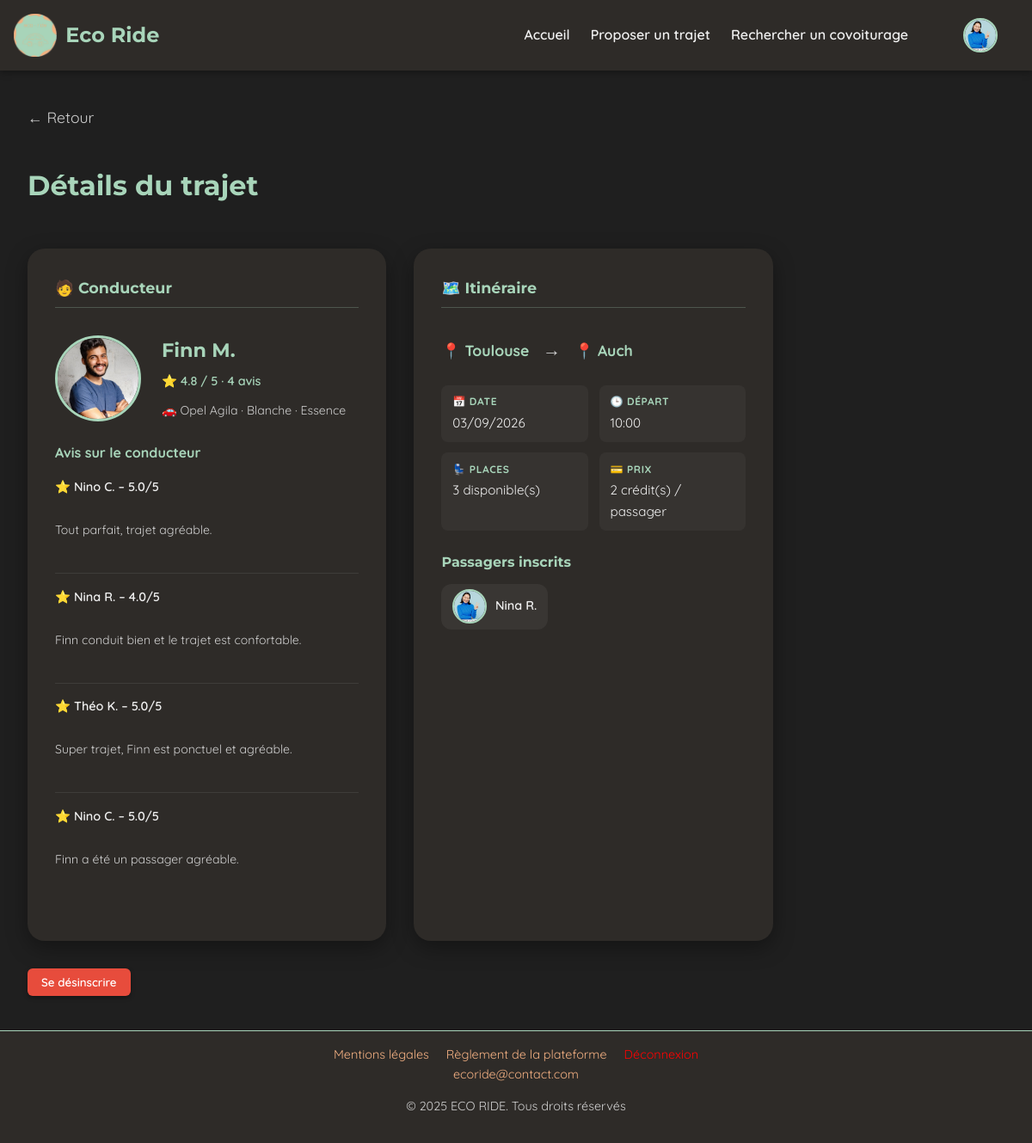
Screenshot of /PROJET/UTILISATEUR/USR-details-trajet.php?id=7 (signed in) with the database file from the repository.
### tables this page shows
CREATE TABLE `trajets` (
  `id` int(11) NOT NULL,
  `id_conducteur` int(11) NOT NULL,
  `depart` varchar(255) NOT NULL,
  `arrivee` varchar(255) NOT NULL,
  `etapes` text DEFAULT NULL,
  `commentaire` text DEFAULT NULL,
  `date_depart` date NOT NULL,
  `heure_depart` time NOT NULL,
  `heure_arrivee` time DEFAULT NULL,
  `vehicule_id` int(11) DEFAULT NULL,
  `places_disponibles` int(11) DEFAULT 1,
  `prix` int(11) NOT NULL DEFAULT 2,
  `statut` enum('publie','complet','annule','termine','en_cours') DEFAULT 'publie'
);

CREATE TABLE `utilisateurs` (
  `id` int(11) NOT NULL,
  `nom` varchar(100) NOT NULL,
  `prenom` varchar(100) NOT NULL,
  `email` varchar(150) DEFAULT NULL,
  `mot_de_passe` varchar(255) NOT NULL,
  `role` enum('passager','conducteur','passager-conducteur') NOT NULL,
  `date_naissance` date DEFAULT NULL,
  `bio` text DEFAULT NULL,
  `credits` int(11) DEFAULT 0,
  `date_inscription` datetime DEFAULT current_timestamp(),
  `photo` varchar(255) DEFAULT 'default.jpg',
  `driver_completed` tinyint(1) DEFAULT 0,
  `profile_completed` tinyint(1) DEFAULT 0,
  `suspendu` tinyint(1) NOT NULL DEFAULT 0
);

CREATE TABLE `vehicules` (
  `vehicule_id` int(11) NOT NULL,
  `id_utilisateur` int(11) NOT NULL,
  `plaque` varchar(20) NOT NULL,
  `date_premiere_immat` date DEFAULT NULL,
  `marque` varchar(50) DEFAULT NULL,
  `modele` varchar(50) DEFAULT NULL,
  `couleur` varchar(50) DEFAULT NULL,
  `carburant` varchar(50) DEFAULT NULL,
  `places` int(11) DEFAULT 4,
  `animaux_acceptes` enum('oui','non') DEFAULT 'non',
  `fumeur` enum('oui','non') DEFAULT 'non',
  `musique` varchar(50) DEFAULT NULL
);

CREATE TABLE `avis` (
  `id` int(11) NOT NULL,
  `id_trajet` int(11) NOT NULL,
  `id_auteur` int(11) NOT NULL,
  `id_destinataire` int(11) NOT NULL,
  `note` decimal(2,1) DEFAULT NULL,
  `commentaire` text DEFAULT NULL,
  `date_creation` datetime DEFAULT current_timestamp(),
  `statut` enum('en_attente','valide','refuse') NOT NULL DEFAULT 'en_attente'
);

### PROJET/PHP/details_trajet.php (called while the page is built, shortened)
<?php
include('connexion.php');
$id_trajet = (int) $_GET['id'];
$stmt = $bdd->prepare("
    SELECT
        t.*,
        u.id AS id_conducteur,
        u.nom AS nom_conducteur,
        u.prenom AS prenom_conducteur,
        u.photo AS photo_conducteur,
        v.marque,
        v.modele,
        v.couleur,
        v.carburant
    FROM trajets t
    JOIN utilisateurs u ON t.id_conducteur = u.id
    LEFT JOIN vehicules v ON t.vehicule_id = v.vehicule_id
    WHERE t.id = :id
");
$stmt->execute([':id' => $id_trajet]);
$trajet = $stmt->fetch(PDO::FETCH_ASSOC);
$stmt = $bdd->prepare("
    SELECT
        u.id,
        u.prenom,
        u.nom,
        u.photo
    FROM trajets_passagers tp
    JOIN utilisateurs u ON tp.id_passager = u.id
    WHERE tp.id_trajet = :id
    AND tp.statut IN ('reserve', 'termine', 'valide', 'litige', 'avis_laisse')
");
$stmt->execute([':id' => $id_trajet]);
$passagers = $stmt->fetchAll(PDO::FETCH_ASSOC);
$stmt = $bdd->prepare("
    SELECT
        a.note,
        a.commentaire,
        u.prenom,
        u.nom
    FROM avis a
    JOIN utilisateurs u ON a.id_auteur = u.id
    WHERE a.id_destinataire = :id_conducteur
    AND a.statut = 'valide'
    ORDER BY a.date_creation DESC
");
$stmt->execute([
    ':id_conducteur' => $trajet['id_conducteur']
]);
$avis = $stmt->fetchAll(PDO::FETCH_ASSOC);
$nb_avis = count($avis);
if ($nb_avis > 0) {
    $total = array_sum(array_column($avis, 'note'));
    $note_moyenne = round($total / $nb_avis, 1);
}
if (isset($_SESSION['user_id'])) {
    foreach ($passagers as $p) {
        if ($_SESSION['user_id'] == $p['id']) {
            $isPassenger = true;
            break;
        }
    }
}

### PROJET/UTILISATEUR/USR-details-trajet.php (the view, shortened to what this page needs)
<?php
require_once __DIR__ . '/../PHP/details_trajet.php';
$isOwner  = isset($_SESSION['user_id']) && $_SESSION['user_id'] == $trajet['id_conducteur'];
$date_fmt          = date('d/m/Y', strtotime($trajet['date_depart']));
$heure_depart_fmt  = substr($trajet['heure_depart'], 0, 5);
$trajetDateTime = new DateTime($trajet['date_depart'] . ' ' . $trajet['heure_depart']);
$now            = new DateTime();
$isPast         = $trajetDateTime < $now || $trajet['statut'] === 'termine';
?>
<!DOCTYPE html>
<html lang="fr">
<head>
    <link rel="stylesheet" href="../CSS/style_global.css">
    <link rel="stylesheet" href="../CSS/CSS UTILISATEUR/USR-details-trajets.css">
</head>
<body>
<?php include('../COMPONENTS/COMP-header.php'); ?>
<main>
    <a href="USR-recherche_trajet.php" class="back-arrow">← Retour</a>
    <h1 class="page-title">Détails du trajet</h1>
    <div class="cards-wrapper">
        <section class="card driver-card">
            <h3 class="card-title">🧑 Conducteur</h3>
            <div class="driver-main">
                <img src="../../IMAGES/profiles/<?= htmlspecialchars($trajet['photo_conducteur'] ?? 'default.jpg') ?>"
                     alt="Photo du conducteur" class="driver-photo-lg">
                <div class="driver-infos">
                    <h2><?= htmlspecialchars($trajet['prenom_conducteur'] . ' ' . $trajet['nom_conducteur']) ?></h2>
                    <p class="driver-rating">
                        <?php if ($nb_avis > 0): ?>
                            ⭐ <?= $note_moyenne ?> / 5 · <?= $nb_avis ?> avis
                        <?php else: ?>
                            Aucun avis pour le moment
                        <?php endif; ?>
                    </p>
                    <p class="driver-car">
                        🚗 <?= htmlspecialchars($trajet['marque'] . ' ' . $trajet['modele']) ?> ·
                        <?= htmlspecialchars($trajet['couleur']) ?> ·
                        <?= htmlspecialchars($trajet['carburant']) ?>
                    </p>
                </div>
            </div>
            <div id="driver-reviews" class="driver-reviews">
                <h4>Avis sur le conducteur</h4>
                <?php if (empty($avis)): ?>
                    <p class="empty">Aucun avis pour le moment.</p>
                <?php else: ?>
                    <?php foreach ($avis as $a): ?>
                        <div class="review">
                            <p class="review-author">⭐ <?= htmlspecialchars($a['prenom'] . ' ' . $a['nom']) ?> – <?= $a['note'] ?>/5</p>
                            <p class="review-text"><?= htmlspecialchars($a['commentaire']) ?></p>
                        </div>
                    <?php endforeach; ?>
                <?php endif; ?>
            </div>
        </section>
        <section class="card trajet-card">
            <h3 class="card-title">🗺️ Itinéraire</h3>
            <div class="trajet-path">
                <div class="ville">
                    <a href="https://www.google.com/maps/search/<?= urlencode($trajet['depart']) ?>" target="_blank">
                        📍 <?= htmlspecialchars($trajet['depart']) ?>
                    </a>
                </div>
                <span class="arrow">→</span>
                <div class="ville">
                    <a href="https://www.google.com/maps/search/<?= urlencode($trajet['arrivee']) ?>" target="_blank">
                        📍 <?= htmlspecialchars($trajet['arrivee']) ?>
                    </a>
                </div>
            </div>
            <div class="trajet-details">
                <div class="detail-item">
                    <span class="detail-label">📅 Date</span>
                    <span class="detail-value"><?= $date_fmt ?></span>
                </div>
                <div class="detail-item">
                    <span class="detail-label">🕒 Départ</span>
                    <span class="detail-value"><?= $heure_depart_fmt ?></span>
                </div>
                <div class="detail-item">
                    <span class="detail-label">💺 Places</span>
                    <span class="detail-value"><?= htmlspecialchars($trajet['places_disponibles']) ?> disponible(s)</span>
                </div>
                <div class="detail-item">
                    <span class="detail-label">💳 Prix</span>
                    <span class="detail-value"><?= (int)$trajet['prix'] ?> crédit(s) / passager</span>
                </div>
            </div>
            <div class="passengers-section">
                <h4>Passagers inscrits</h4>
                <?php if (empty($passagers)): ?>
                    <p>Aucun passager inscrit pour le moment.</p>
                <?php else: ?>
                    <div class="passengers-list">
                        <?php foreach ($passagers as $p): ?>
                            <a href="USR-profil.php?id=<?= (int)$p['id'] ?>" class="passenger-card">
                                <img src="../../IMAGES/profiles/<?= htmlspecialchars($p['photo'] ?? 'default.jpg') ?>" alt="<?= htmlspecialchars($p['prenom']) ?>" class="passenger-photo">
                                <p class="passenger-name"><?= htmlspecialchars($p['prenom'] . ' ' . $p['nom']) ?></p>
                            </a>
                        <?php endforeach; ?>
                    </div>
                <?php endif; ?>
            </div>
        </section>
    </div>
    <div class="cta-container">
        <?php if ($isPast): ?>
            <p>Ce trajet est terminé ✅</p>
            <?php if (!empty($avis)): ?>
                <a href="#driver-reviews" class="cta-reserver">Voir les avis</a>
            <?php endif; ?>
        <?php else: ?>
            <?php if ($isPassenger): ?>
                <form action="../PHP/desinscrire-trajet.php" method="POST" style="display:inline;">
                    <button type="submit" class="cta-desinscrire">Se désinscrire</button>
                </form>
            <?php elseif (!$isOwner && !$isPassenger): ?>
                <a href="../PHP/reserver-trajet.php?id=<?= $trajet['id'] ?>" class="cta-reserver">Réserver ce trajet</a>
            <?php endif; ?>
        <?php endif; ?>
    </div>
</main>
<?php include('../COMPONENTS/COMP-footer.php'); ?>
</body>
</html>

### PROJET/CSS/style_global.css (style rules this page uses)
:root { --vert-doux: #a8d5ba; --orange-doux: #f4b183; --beige-fonce: #2e2b28; --gris-doux: #e0e0e0; --texte: #f0f0f0; --fond: #1f1f1f; --shadow: rgba(0, 0, 0, 0.3); }
main { display: flex; gap: 2rem; padding: 2rem 0.5rem; align-items: flex-start; }
* { box-sizing: border-box; }
html { scroll-behavior: smooth; }
body { font-family: 'Century Gothic', 'Montserrat', 'Quicksand', sans-serif; font-weight: 400; line-height: 1.6; background-color: var(--fond); color: var(--texte); margin: 0; padding: 80px 1.5rem 0 1.5rem; }
img { max-width: 100%; height: auto; display: block; }
h1, h2, h3 { font-family: 'Montserrat', 'Century Gothic', sans-serif; color: var(--vert-doux); margin-top: 0; font-weight: 700; }
h1 { font-size: 2.5rem; margin-bottom: 0.75rem; }
h2 { font-size: 2rem; margin-bottom: 0.5rem; }
a { color: var(--orange-doux); text-decoration: none; transition: color 0.3s ease; }
button { font-family: 'Quicksand', sans-serif; background-color: var(--vert-doux); color: black; border: none; padding: 0.6em 1.2em; border-radius: 6px; cursor: pointer; font-weight: 600; transition: background-color 0.3s ease, transform 0.2s ease, box-shadow 0.3s ease; box-shadow: 0 2px 5px var(--shadow); }
section { max-width: 1100px; margin: 0 auto; padding: 2rem 1.5rem; }
section h2 { font-size: 2rem; margin-bottom: 1rem; color: var(--vert-doux); }
section p { font-family: 'Quicksand', sans-serif; font-size: 1rem; line-height: 1.8; margin-bottom: 1.5rem; }
a, button { transition: all 0.3s ease; }

### rows the page displays
trajets: id_conducteur.photo (picture), id_conducteur.nom "Finn M.", vehicule.modele "Opel Agila", vehicule.couleur "Blanche", vehicule.carburant "Essence", depart "Toulouse", arrivee "Auch", date_depart "03/09/2026", heure_depart "10:00", places_disponibles "3", prix "2"
avis: id_auteur.nom "Nino C.", note "5.0", commentaire "Tout parfait, trajet agréable."
avis: id_auteur.nom "Nina R.", note "4.0", commentaire "Finn conduit bien et le trajet est confortable."
avis: id_auteur.nom "Théo K.", note "5.0", commentaire "Super trajet, Finn est ponctuel et agréable."
avis: id_auteur.nom "Nino C.", note "5.0", commentaire "Finn a été un passager agréable."
utilisateurs: photo (picture), prenom+nom "Nina R."

### other values shown
$note_moyenne "4.8"
$nb_avis "4"
